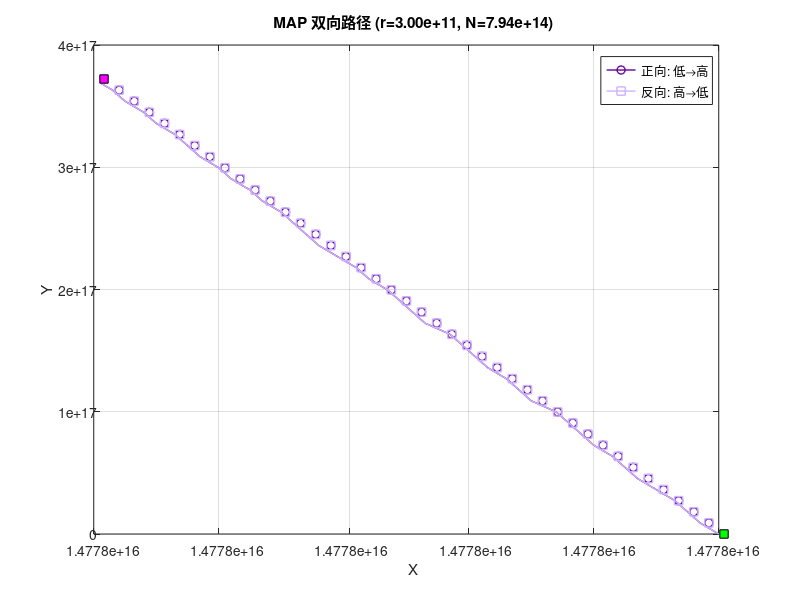

Write the MATLAB code that produced this figure.
function pathway_table_map_bidirectional()

clc; clear; format long; 

stdata = [
   3e11, 1*10^14.9, 1.47784e16, 4.90558e12, 1.47783e16, 3.72183e17;

];


Np = 40;                  
parameters.lambda = 3;   


colorDeepPurple = [0.4, 0, 0.6];  
colorLightPurple = [0.8, 0.7, 1]; 


data_table = struct('r', {}, 'N', {}, 'path_fwd', {}, 'path_rev', {}, 'Xi', {}, 'Xf', {});


for idx = 1:size(stdata,1)  

    r  = stdata(idx,1);     
    N  = stdata(idx,2);     
    Xi = stdata(idx,3:4)';   
    Xf = stdata(idx,5:6)';   
    parameters.vol = N;      


    [~,f1] = fminsearch(@(x)V_eff(x,parameters), Xi); 
    [~,f2] = fminsearch(@(x)V_eff(x,parameters), Xf); 
    parameters.Eeff = -min([f1,f2]);               
    fprintf('Case %d: r=%.2e, N=%.2e, Eeff=%.3e\n', idx, r, N, parameters.Eeff); 


    parameters.Xi = Xi;     
    parameters.Xf = Xf;      

    x0_mat_fwd = zeros(2, Np); 
    for j = 1:Np
        x0_mat_fwd(:,j) = Xi + j*(Xf - Xi)/(Np+1);
    end
    x0_fwd = x0_mat_fwd(:);   
    opts = optimset('Display','off','MaxFunEvals',1e50,'MaxIter',500);
    [x_flat_fwd, ~, ~] = fminsearch(@(x) SHJ_WKB(reshape(x,2,Np), parameters), x0_fwd, opts);
    path_fwd = [ Xi, reshape(x_flat_fwd,2,[]), Xf ]; 


    parameters.Xi = Xf;     
    parameters.Xf = Xi;     
    x0_mat_rev = zeros(2, Np);
    for j = 1:Np
        x0_mat_rev(:,j) = Xf + j*(Xi - Xf)/(Np+1);
    end
    x0_rev = x0_mat_rev(:);  
    [x_flat_rev, ~, ~] = fminsearch(@(x) SHJ_WKB(reshape(x,2,Np), parameters), x0_rev, opts);
    path_rev = [ Xf, reshape(x_flat_rev,2,[]), Xi ]; 


    data_table(idx).r = r;              
    data_table(idx).N = N;              
    data_table(idx).Xi = Xi;             
    data_table(idx).Xf = Xf;             
    data_table(idx).path_fwd = path_fwd; 
    data_table(idx).path_rev = path_rev;


    figure('Name',sprintf('MAP 双向 r=%.2e, N=%.2e',r,N),'NumberTitle','off');
    plot(path_fwd(1,:), path_fwd(2,:), '-o', 'Color', colorDeepPurple, 'LineWidth',1); hold on;
    plot(path_rev(1,:), path_rev(2,:), '-s', 'Color', colorLightPurple, 'LineWidth',1);
    plot(Xi(1),Xi(2),'ks','MarkerFaceColor','g','DisplayName','Xi (低稳态)');
    plot(Xf(1),Xf(2),'ks','MarkerFaceColor','m','DisplayName','Xf (高稳态)');
    legend('正向: 低→高','反向: 高→低','Location','best'); xlabel('X'); ylabel('Y');
    title(sprintf('MAP 双向路径 (r=%.2e, N=%.2e)', r, N)); grid on;
    hold off;
end


save('map_paths_0725.mat', 'data_table'); 

end  


function Fout = F(x, parameters)
    [Fx,Fy] = force_XY(x(1), x(2), parameters.vol);
    Fout    = [Fx; Fy];
end

function V = V_eff(x, parameters)
    Fv = F(x, parameters);
    Dm = Dij(x, parameters);
    V  = 0.5 * Fv' * (Dm \ Fv);
end

function D = Dij(x, parameters)
    D = eye(2);
end

function [Fx, Fy] = force_XY(X, Y, N)
    s   = 2.03e-5; dr = 1.36e19; dd = 2.73e17;
    a1  = 0.003;    a2 = -0.1655; a3 = 3.2305;
    a4  = -25.8343; a5 = 71.6;
    delta = Y./(dd + Y);
    gamma = Y./(dr + Y);
    omega = (1 - gamma).*(1 - delta);
    p     = log10(Y);
    fai   = 10.^(a1.*p.^4 + a2.*p.^3 + a3.*p.^2 + a4.*p + a5);
    Fx    = 0.5 .* omega .* (2*N) - s.*X - 0.5 .* fai .* (X.^0.7);
    Fy    = omega .* N   - (1-omega).*N - s.*X - fai .* (X.^0.7);
end

function S = SHJ_WKB(x, parameters)
    Eeff   = parameters.Eeff;
    Xi     = parameters.Xi;
    Xf     = parameters.Xf;
    lambda = parameters.lambda;
    Npt    = size(x,2);

    X  = [Xi, x, Xf];
    Xc = (X(:,1:end-1) + X(:,2:end))/2;
    lsum = sum(vecnorm(X(:,2:end)-X(:,1:end-1)));
    lave = lsum/(Npt+1);

    s = zeros(Npt+1,1);
    for i = 1:Npt+1
        dX   = X(:,i+1) - X(:,i);
        dl0  = dX'*dX;
        dl   = dX'*(Dij(Xc(:,i),parameters)\dX);
        fdl  = dX'*(Dij(Xc(:,i),parameters)\F(Xc(:,i),parameters));
        Veff = V_eff(Xc(:,i), parameters);
        s(i) = sqrt(dl)*sqrt(Veff+Eeff) - fdl/2 + lambda*(sqrt(dl0)-lave)^2;
    end
    S = sum(s);
end
